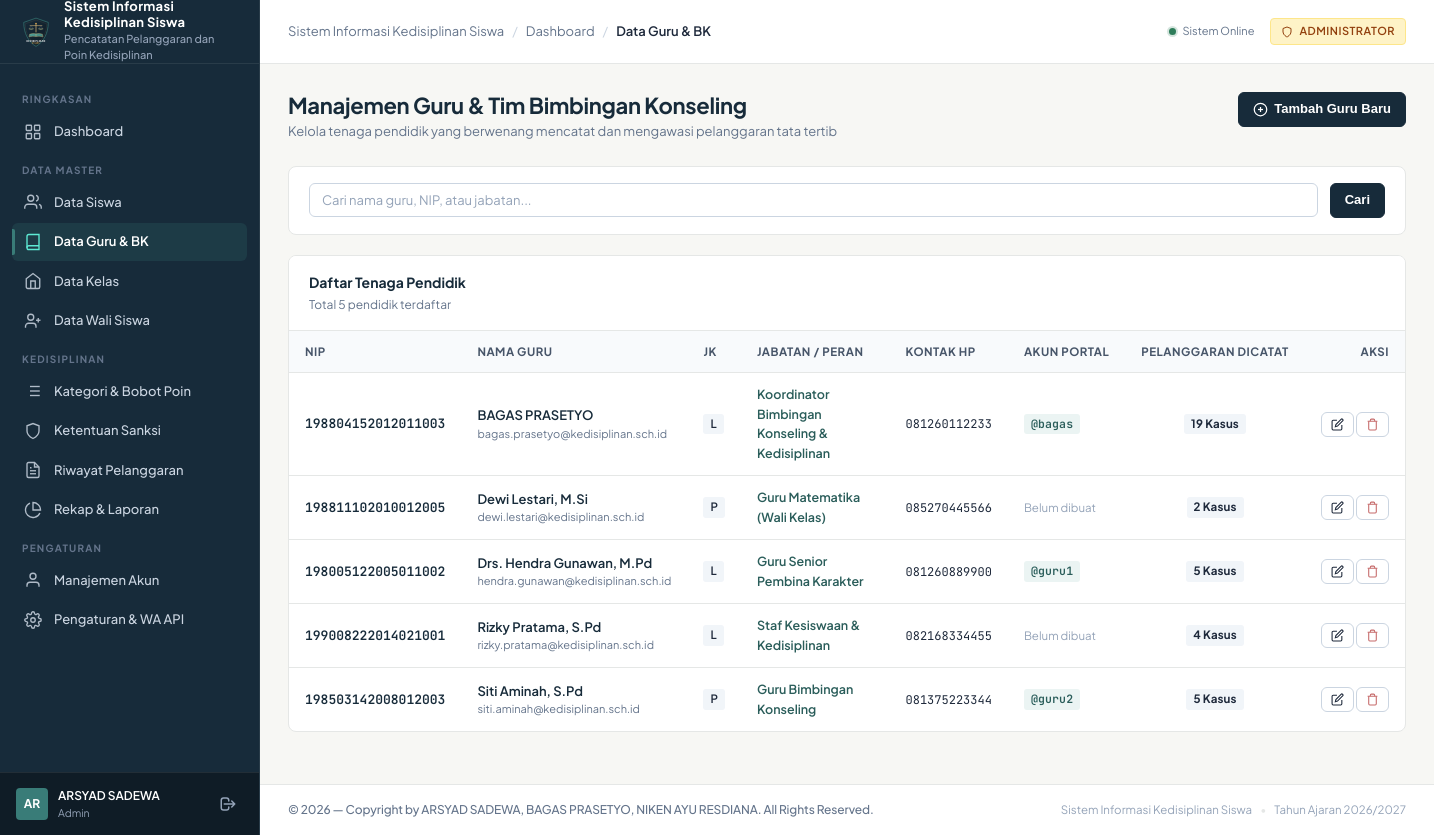
Page /admin/teachers.php (signed in) on the earlier database version.
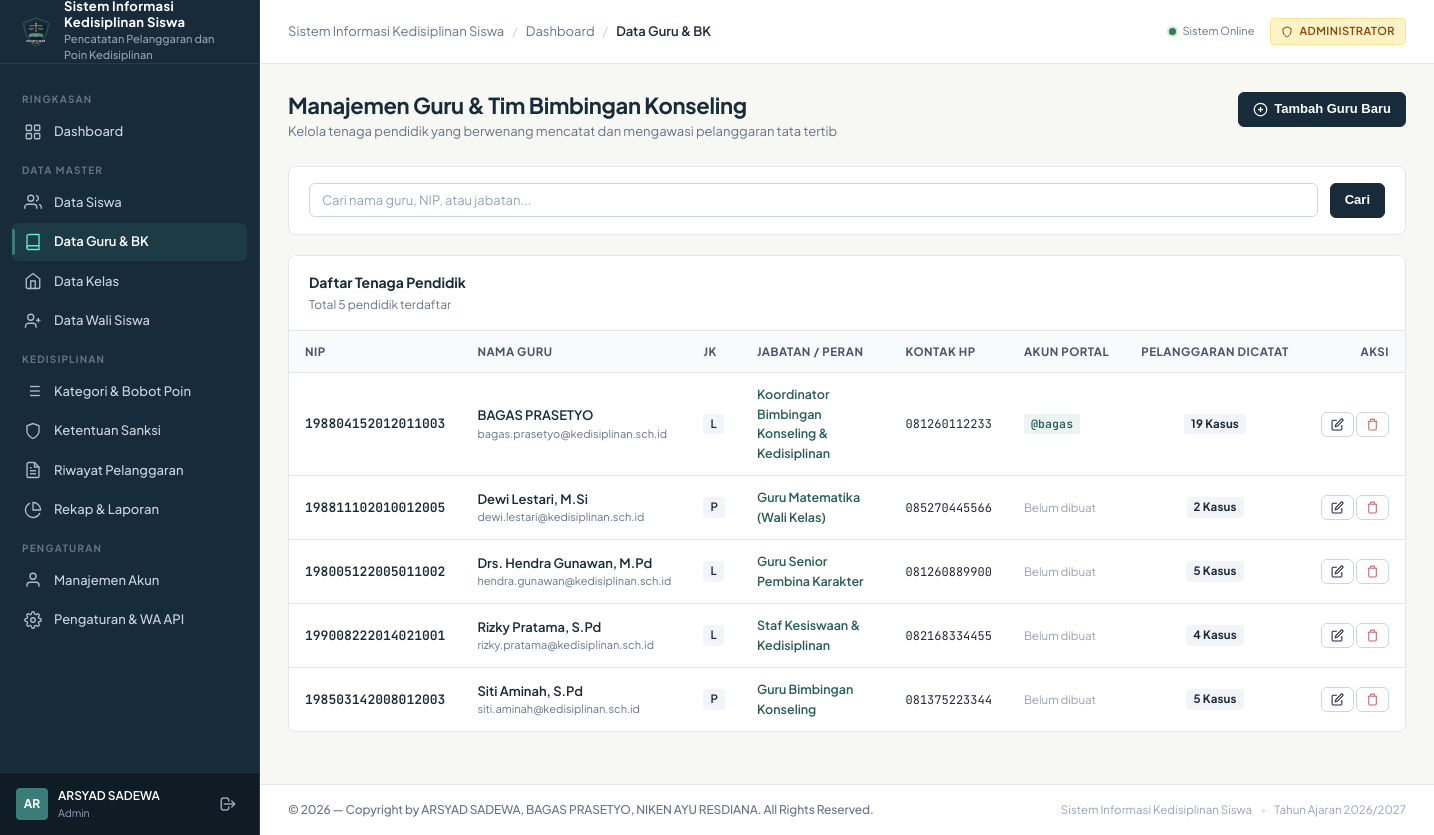
Same page on the later database version.
### tables this page shows
CREATE TABLE `teachers` (
    `id` INT AUTO_INCREMENT PRIMARY KEY,
    `user_id` INT NULL,
    `nip` VARCHAR(30) NOT NULL UNIQUE,
    `nama_guru` VARCHAR(100) NOT NULL,
    `jenis_kelamin` ENUM('L', 'P') NOT NULL,
    `jabatan` VARCHAR(100) NOT NULL DEFAULT 'Guru Bimbingan Konseling',
    `no_telp` VARCHAR(20) NOT NULL,
    `email` VARCHAR(100) NULL,
    `created_at` TIMESTAMP DEFAULT CURRENT_TIMESTAMP,
    `updated_at` TIMESTAMP DEFAULT CURRENT_TIMESTAMP ON UPDATE CURRENT_TIMESTAMP,
    CONSTRAINT `fk_teachers_user` FOREIGN KEY (`user_id`) REFERENCES `users` (`id`) ON DELETE SET NULL ON UPDATE CASCADE
);

CREATE TABLE `users` (
    `id` INT AUTO_INCREMENT PRIMARY KEY,
    `username` VARCHAR(50) NOT NULL UNIQUE,
    `password` VARCHAR(255) NOT NULL,
    `full_name` VARCHAR(100) NOT NULL,
    `role` ENUM('admin', 'teacher', 'parent') NOT NULL,
    `status` ENUM('active', 'inactive') NOT NULL DEFAULT 'active',
    `last_login` DATETIME NULL,
    `created_at` TIMESTAMP DEFAULT CURRENT_TIMESTAMP,
    `updated_at` TIMESTAMP DEFAULT CURRENT_TIMESTAMP ON UPDATE CURRENT_TIMESTAMP
);

### includes/functions.php (called while the page is built, shortened)
<?php
function e($value) {
    return htmlspecialchars((string)($value ?? ''), ENT_QUOTES, 'UTF-8');
}

### admin/teachers.php (the view, shortened to what the changed rows need)
<?php
$pdo = get_db_connection();
$where = "1=1";
$params = [];
$stmt = $pdo->prepare("
    SELECT t.*, u.username, u.status as user_status,
           (SELECT COUNT(*) FROM violation_records vr WHERE vr.teacher_id = t.id) as total_catatan
    FROM teachers t
    LEFT JOIN users u ON t.user_id = u.id
    WHERE {$where}
    ORDER BY t.nama_guru ASC
");
$stmt->execute($params);
$teachers = $stmt->fetchAll();
require_once __DIR__ . '/../includes/header.php';
?>
<div class="page-header">
  <div>
    <h1 class="page-title">Manajemen Guru & Tim Bimbingan Konseling</h1>
  </div>
</div>
<div class="surface-card">
  <div class="card-header-styled">
    <div>
      <h2 class="card-title-styled">Daftar Tenaga Pendidik</h2>
    </div>
  </div>
  <div class="card-body-styled" style="padding: 0;">
    <div class="table-responsive">
      <table class="app-table">
        <thead>
          <tr>
            <th>NIP</th>
            <th>Nama Guru</th>
            <th>JK</th>
            <th>Jabatan / Peran</th>
            <th>Kontak HP</th>
            <th>Akun Portal</th>
            <th style="text-align: center;">Pelanggaran Dicatat</th>
            <th style="text-align: right;">Aksi</th>
          </tr>
        </thead>
        <tbody>
          <?php if (empty($teachers)): ?>
            <tr>
              <td colspan="8">
                <div class="empty-state">
                  <div class="empty-state-title">Belum ada data guru</div>
                  <div class="empty-state-text">Silakan tambahkan data guru baru ke dalam sistem.</div>
                </div>
              </td>
            </tr>
          <?php else: ?>
            <?php foreach ($teachers as $t): ?>
              <tr>
                <td>
                  <span style="font-family: var(--font-mono); font-weight: 600; color: var(--color-primary);"><?= e($t['nip']) ?></span>
                </td>
                <td>
                  <div style="font-weight: 600; color: var(--color-primary);"><?= e($t['nama_guru']) ?></div>
                  <div style="font-size: 11px; color: var(--color-text-muted);"><?= e($t['email'] ?: '-') ?></div>
                </td>
                <td>
                  <span class="badge" style="background-color: #F1F5F9;"><?= $t['jenis_kelamin'] === 'L' ? 'L' : 'P' ?></span>
                </td>
                <td>
                  <span style="font-size: 12.5px; font-weight: 600; color: var(--color-accent-dark);"><?= e($t['jabatan']) ?></span>
                </td>
                <td>
                  <span style="font-family: var(--font-mono); font-size: 12px;"><?= e($t['no_telp']) ?></span>
                </td>
                <td>
                  <?php if ($t['username']): ?>
                    <span class="badge" style="background-color: #EBF4F3; color: var(--color-accent-dark); font-family: var(--font-mono);">
                      @<?= e($t['username']) ?>
                    </span>
                  <?php else: ?>
                    <span style="font-size: 11.5px; color: var(--color-text-subtle);">Belum dibuat</span>
                  <?php endif; ?>
                </td>
                <td style="text-align: center;">
                  <span class="badge" style="background-color: #F1F5F9; font-weight: 700;"><?= (int)$t['total_catatan'] ?> Kasus</span>
                </td>
                <td style="text-align: right; white-space: nowrap;">
                  <button type="button" class="btn btn-secondary btn-sm" onclick='editTeacher(<?= json_encode($t) ?>)' title="Ubah Data">
                    <svg width="13" height="13" viewBox="0 0 24 24" fill="none" stroke="currentColor" stroke-width="2"><path d="M11 4H4a2 2 0 0 0-2 2v14a2 2 0 0 0 2 2h14a2 2 0 0 0 2-2v-7"/><path d="M18.5 2.5a2.121 2.121 0 0 1 3 3L12 15l-4 1 1-4 9.5-9.5z"/></svg>
                  </button>
                  <button type="button" class="btn btn-secondary btn-sm" onclick="deleteTeacher(<?= (int)$t['id'] ?>, '<?= e(addslashes($t['nama_guru'])) ?>')" style="color: var(--color-danger);" title="Hapus">
                    <svg width="13" height="13" viewBox="0 0 24 24" fill="none" stroke="currentColor" stroke-width="2"><polyline points="3 6 5 6 21 6"/><path d="M19 6v14a2 2 0 0 1-2 2H7a2 2 0 0 1-2-2V6m3 0V4a2 2 0 0 1 2-2h4a2 2 0 0 1 2 2v2"/></svg>
                  </button>
                </td>
              </tr>
            <?php endforeach; ?>
          <?php endif; ?>
        </tbody>
      </table>
    </div>
  </div>
</div>
<?php require_once __DIR__ . '/../includes/footer.php'; ?>

Differences in the rows shown:
changed teachers "Drs. Hendra Gunawan, M.Pd": user.username "guru1" → (not shown); text "@" → "Belum dibuat"
changed teachers "Siti Aminah, S.Pd": user.username "guru2" → (not shown); text "@" → "Belum dibuat"
